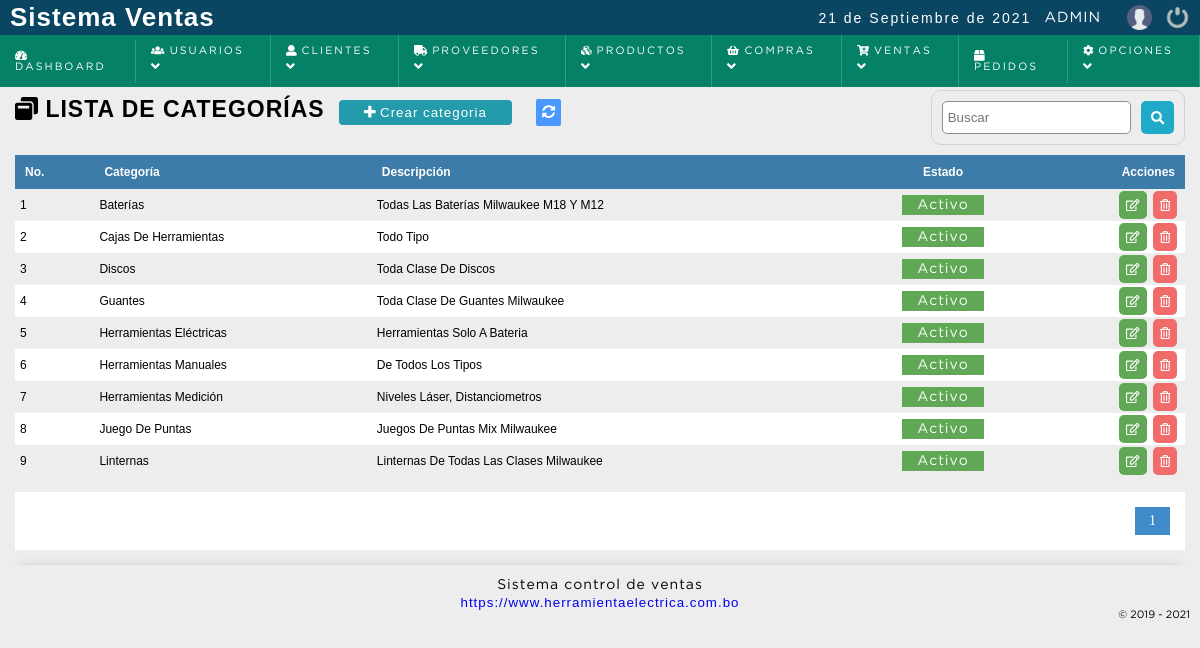
Screenshot of /sistema/categorias/categorias.php (signed in) with the database file from the repository.
### tables this page shows
CREATE TABLE `categoria` (
  `idcategoria` bigint(20) NOT NULL,
  `categoria` varchar(100) NOT NULL,
  `descripcion` text NOT NULL,
  `subcategoria` bigint(20) NOT NULL DEFAULT 0,
  `parent_categoria` bigint(20) NOT NULL DEFAULT 0,
  `dateadd` datetime NOT NULL DEFAULT current_timestamp(),
  `usuarioid` bigint(20) NOT NULL,
  `estatus` int(11) NOT NULL DEFAULT 1
);

### sistema/includes/functions.php (called while the page is built, shortened)
<?php
	function decrypt($string, $key) {
	   $result = '';
	   $string = base64_decode($string);
	   for($i=0; $i<strlen($string); $i++) {
	      $char = substr($string, $i, 1);
	      $keychar = substr($key, ($i % strlen($key))-1, 1);
	      $char = chr(ord($char)-ord($keychar));
	      $result.=$char;
	   }
	   return $result;
	}
 ?>

### sistema/categorias/categorias.php (the view, shortened to what this page needs)
<?php
	include "../../conexion.php";
	$sql_registe = mysqli_query($conection,"SELECT COUNT(*) as total_registro FROM categoria WHERE estatus != 10 ");
	$result_register = mysqli_fetch_array($sql_registe);
	$total_registro = $result_register['total_registro'];
	$por_pagina = 150;
	if(empty($_GET['pagina']))
	{
		$pagina = 1;
	}else{
		$pagina = $_GET['pagina'];
	}
	$desde = ($pagina-1) * $por_pagina;
	$total_paginas = ceil($total_registro / $por_pagina);
	$query = mysqli_query($conection,"SELECT * FROM categoria WHERE estatus != 10 ORDER BY categoria ASC LIMIT $desde,$por_pagina
		");
 ?>
<!DOCTYPE html>
<html lang="en">
<head>
	<?php include "../includes/scripts.php"; ?>
</head>
<body>
	<?php include "../includes/header.php"; ?>
	<section id="container">
		<h1> <i class="fas fa-window-restore"></i> Lista de categorías</h1>
		<a href="#" class="btn_new btnNewCategory"><i class="fas fa-plus"></i> Crear categoria</a>
		<a href="index.php" class="btnRefresh"><i class="fas fa-sync-alt" title="Actualizar"></i></a>
		<form action="buscar_categoria.php" method="get" class="form_search">
			<input type="text" name="busqueda" id="busqueda" placeholder="Buscar">
			<button type="submit" class="btn_search"><i class="fas fa-search"></i></button>
		</form>
	<div class="containerTable">
		<table>
			<tr>
				<th>No.</th>
				<th>Categoría</th>
				<th>Descripción</th>
				<th class="textcenter">Estado</th>
				<th class="textright">Acciones</th>
			</tr>
		<?php
			if($result > 0){
				$c = 1;
				while ($data = mysqli_fetch_array($query)) {
					if($data["estatus"] == 1){
						$estatusCategoria = '<span title="Desactivar Marca" class="pagada activeUser" estado="'.$data["estatus"].'" onclick="modalActiveCategoria('.$data["idcategoria"].');">Activo</span>';
					}else{
						$estatusCategoria = '<span title="Activar Marca" class="anulada activeUser" estado="'.$data["estatus"].'" onclick="modalActiveCategoria('.$data["idcategoria"].');">Inactivo</span>';
					}
			?>
				<tr id="item_<?php echo $data["idcategoria"]; ?>" >
					<td><?php echo $c; ?></td>
					<td class="rowCategoria"><?php echo $data["categoria"]; ?></td>
					<td class="rowDescripcion"><?php echo $data["descripcion"]; ?></td>
					<td class="rowEstado textcenter"><?php echo $estatusCategoria; ?></td>
					<td class="textright">
						<div class="div_acciones">
							<div>
								<a class="btn_edit btnEditCategoria" href="#"><i class="far fa-edit"></i> </a>
							</div>
							<div>
								<a class="btn_del btnDelCategoria" href="#" title="Eliminar"><i class="far fa-trash-alt"></i></a>
							</div>
						</div>
					</td>
				</tr>
		<?php
					$c++;
				}
			}else{
				echo '<tr><td colspan="5" align="center"><p><strong>No hay datos para mostrar</strong></p></td></tr>';
			}
		 ?>
		</table>
	</div>
<?php
	if($total_registro != 0)
	{
 ?>
		<div class="paginador">
			<ul>
			<?php
				for ($i=1; $i <= $total_paginas; $i++) {
					if($i == $pagina)
					{
						echo '<li class="pageSelected">'.$i.'</li>';
					}else{
						echo '<li><a href="?pagina='.$i.'">'.$i.'</a></li>';
					}
				}
			 ?>
			</ul>
		</div>
<?php } ?>
	</section>
	<?php include "../includes/footer.php"; ?>
</body>
</html>

### sistema/css/style.css (style rules this page uses)
* { margin: 0; padding: 0; box-sizing: border-box; }
body { background: #ededed; }
h1, h2, h3, h4, h5, h6 { font-family: 'arial'; font-weight: bold; letter-spacing: 1px; }
h1 { font-size: 26px; }
a { text-decoration: none; font-family: arial; letter-spacing: 1px; }
span { font-family: 'GothamBook'; letter-spacing: 1px; font-size: 14px; line-height: 20px; }
#container { padding: 90px 15px 15px; }
form { background: #FFF; margin: auto; padding: 20px 43px; border: 1px solid #d1d1d1; }
input,select,textarea { display: block; width: 100%; font-size: 10pt; padding: 5px; border: 1px solid #85929e; border-radius: 5px; }
.btnRefresh { margin-left: 10px; color: #FFF; font-size: 10pt; background:#4898ff; padding: 6px; border-radius: 2px; }
#container h1 { font-size: 23px; text-transform: uppercase; display: inline-block; }
.btn_new { display: inline-block; background: #239baa; color: #FFF; padding: 5px 25px; border-radius: 4px; border: 0; margin: 10px; cursor: pointer; font-size: 10pt; }
table { border-collapse: collapse; font-size: 9pt; font-family: 'arial'; width: 100%; }
table th { text-align: left; padding: 10px; background: #3d7ba8; color: #FFF; }
table tr:nth-child(odd) { background: #FFF; }
table td { padding: 2px 5px; }
.activeUser { cursor: pointer; }
.paginador ul { padding: 15px; list-style: none; background: #FFF; margin-top: 15px; display: -webkit-flex; display: -moz-flex; display: -ms-flex; display: -o-flex; display: flex; justify-content: flex-end; }
.paginador a, .pageSelected { color: #428bca; border: 1px solid #ddd; padding: 5px; display: inline-block; font-size: 14px; text-align: center; width: 35px; }
.pageSelected { color: #FFF; background: #428bca; border: 1px solid #428bca; }
.form_search { display: -webkit-flex; display: -moz-flex; display: -ms-flex; display: -o-flex; display: flex; float: right; background: initial; padding: 10px; border-radius: 10px; margin-bottom: 10px; }
.form_search .btn_search { background: #1faac8; color: #FFF; padding: 10px; border: 0; cursor: pointer; margin-left: 10px; display: -webkit-flex; display: -moz-flex; display: -ms-flex; display: -o-flex; display: flex; border-radius: 5px; }
.textright { text-align: right; }
.textcenter { text-align: center; }
.pagada, .anulada, .reserva { color: #FFF; background: #60a756; text-align: center; padding: 4px 15px; width: 100%; }
.div_acciones { display: -webkit-flex; display: -moz-flex; display: -ms-flex; display: -o-flex; display: flex; justify-content: flex-end; }
.btn_view, .btn_edit, .btn_del, .btn_add, .btn_sendEmail, .btn_print { background-color: #1faac8; border: 0; border-radius: 5px; cursor: pointer; padding: 7px; margin: 0 3px; color: #FFF; }
.div_acciones .btn_view, .div_acciones .btn_edit, .div_acciones .btn_del, .btn_add { display: block; }
.btn_edit { background-color: #60a756; }
.btn_del { background-color: #f26b6b; }

### rows the page displays
categoria: categoria "Baterías", descripcion "Todas Las Baterías Milwaukee M18 Y M12"
categoria: categoria "Cajas De Herramientas", descripcion "Todo Tipo"
categoria: categoria "Discos", descripcion "Toda Clase De Discos"
categoria: categoria "Guantes", descripcion "Toda Clase De Guantes Milwaukee"
categoria: categoria "Herramientas Eléctricas", descripcion "Herramientas Solo A Bateria"
categoria: categoria "Herramientas Manuales", descripcion "De Todos Los Tipos"
categoria: categoria "Herramientas Medición", descripcion "Niveles Láser, Distanciometros"
categoria: categoria "Juego De Puntas", descripcion "Juegos De Puntas Mix Milwaukee"
categoria: categoria "Linternas", descripcion "Linternas De Todas Las Clases Milwaukee"

### other values shown
fechaC() "21 de Septiembre de 2021"
$_SESSION['user'] "ADMIN"
WEB_EMPRESA "https://www.herramientaelectrica.com.bo"
